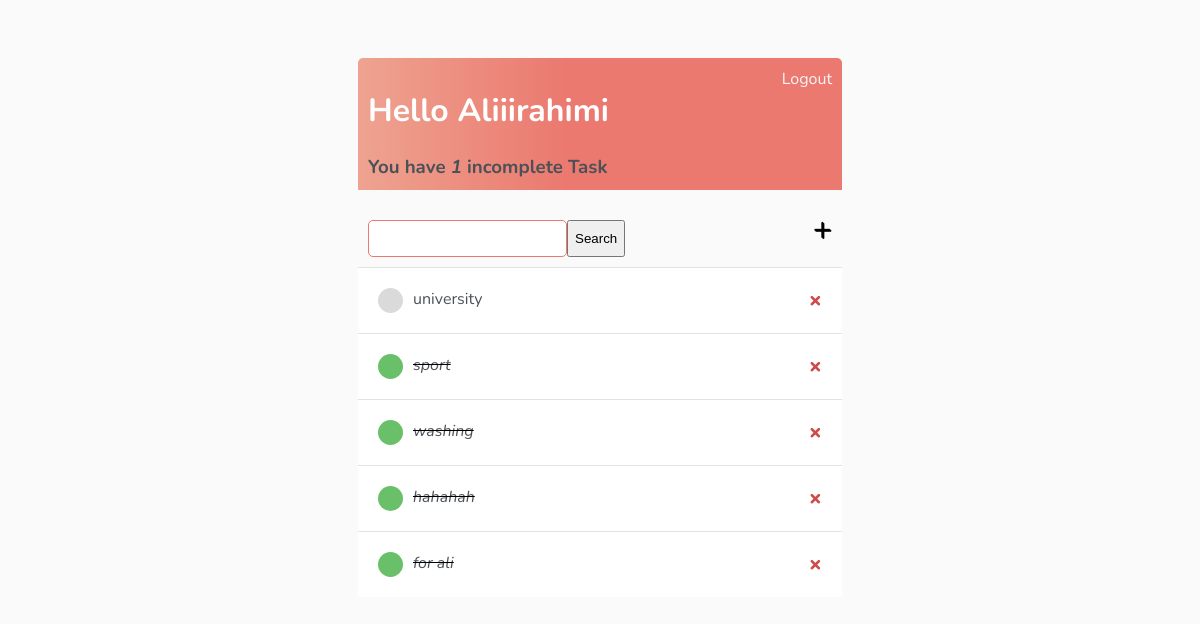
The app's page / (signed in) with its own data.
### base/models.py (models this page shows)
class Task(models.Model):
    user = models.ForeignKey(User, on_delete=models.CASCADE, null=True, blank=True)
    title = models.CharField(max_length=200)
    description = models.TextField(null=True, blank=True)
    complete = models.BooleanField(default=False)
    created_time = models.DateTimeField(auto_now_add=True)
    def __str__(self):
        return self.title
    class Meta:
        ordering = ['complete']

### base/views.py (the view)
# urls.py: path('', TaskList.as_view(), name='tasks'),
class TaskList(LoginRequiredMixin,  ListView):
    model = Task
    context_object_name = 'tasks'
    def get_context_data(self, **kwargs):
        context = super().get_context_data(**kwargs)
        context['tasks'] = context['tasks'].filter(user=self.request.user)
        context['count'] = context['tasks'].filter(complete=False).count()
        search_input = self.request.GET.get('search-area') or ''
        if search_input:
            context['tasks'] = context['tasks'].filter(title__startswith=search_input)
        context['search-input'] = search_input
        return context

### base/templates/base/task_list.html
{% extends 'base/main.html' %}
{% block content %}
<div class="header-bar">
    <div>
        <h1>Hello {{request.user|title}}</h1>
        <h3 style="margin:0">You have <i>{{count}}</i> incomplete Task{{count|pluralize:"s"}}</h3>
    </div>
    {% if request.user.is_authenticated %}
    <a href ="{% url 'logout' %}"'>Logout</a>
    {% else %}
    <a href="{% url 'login' %}">Login</a>
    {% endif %}
</div>
<div id="search-add-wrapper">
    <form method="GET" style="margin-top: 20px;display:flex;">
        <input type="text" name="search-area" value="{{search_input}}">
        <input type="submit" value="Search">
    </form>
    <a id="add-link" href="{% url 'task-create' %}">&#x2b;</a>
</div>
<div class="task-items-wrapper">
    {% for task in tasks %}
    <div class="task-wrapper">
        {% if task.complete %}
        <div class="task-title">
            <div class="task-complete-icon"></div>
            <i><s><a href="{% url 'task-update' task.id %}">{{task}}</a></s></i>
        </div>
        <a class = "delete-link" href="{% url 'task-delete' task.id %} ">&#215;</a>
        {% else %}
        <div class="task-title">
            <div class="task-incomplete-icon"></div>
            <a href="{% url 'task-update' task.id %}">{{task}}</a>
        </div>
        <a class = "delete-link" href="{% url 'task-delete' task.id %} ">&#215;</a>
        {% endif %}
    </div>
    {% empty %}
    <h3>No items in list</h3>
    {% endfor %}
</div>
{% endblock content %}

### base/templates/base/main.html (style rules this page uses)
body { background-color: #FAFAFA; font-family: 'Nunito', sans-serif; padding-top: 50px; padding-left: 350px; padding-right: 350px; }
h1 { color: #fff; }
h3, h4, h5, h6 a, p { color: #4b5156; }
.header-bar { display: flex; justify-content: space-between; color: #FFF; padding: 10px; border-radius: 5px 5px 0 0; background: linear-gradient(90deg, #EEA390 0%, #EB796F 43%, #EB796F 100%); }
.header-bar a { color: rgb(247, 247, 247); text-decoration: none; }
.task-wrapper { display: flex; align-items: center; justify-content: space-between; padding: 20px; background-color: #FFF; border-top: 1PX solid rgb(226, 226, 226); }
.task-title { display: flex; }
.task-title a { text-decoration: none; color: #4b5156; margin-left: 10px; }
.task-complete-icon { height: 25px; width: 25px; background-color: rgb(105, 192, 105); border-radius: 50%; }
.task-incomplete-icon { height: 25px; width: 25px; background-color: rgb(218, 218, 218); border-radius: 50%; }
.delete-link { text-decoration: none; font-weight: 900; color: #CF4949; font-size: 22px; line-height: 0; }
#search-add-wrapper { display: flex; align-items: center; justify-content: space-between; padding: 10px; }
#add-link { text-decoration: none; color: #000000; font-size: 32px; text-shadow: 1px 1px #000000; }
input[type=text], input[type=password], textarea { border: 1px solid #EB796F; border-radius: 5px; padding: 10px; width: 90%; }

### records on screen
Task: title "university"
Task: title "sport"
Task: title "washing"
Task: title "hahahah"
Task: title "for ali"

### other values on screen
{{ request.user|title }} "Aliiirahimi"
{{ count }} "1"
